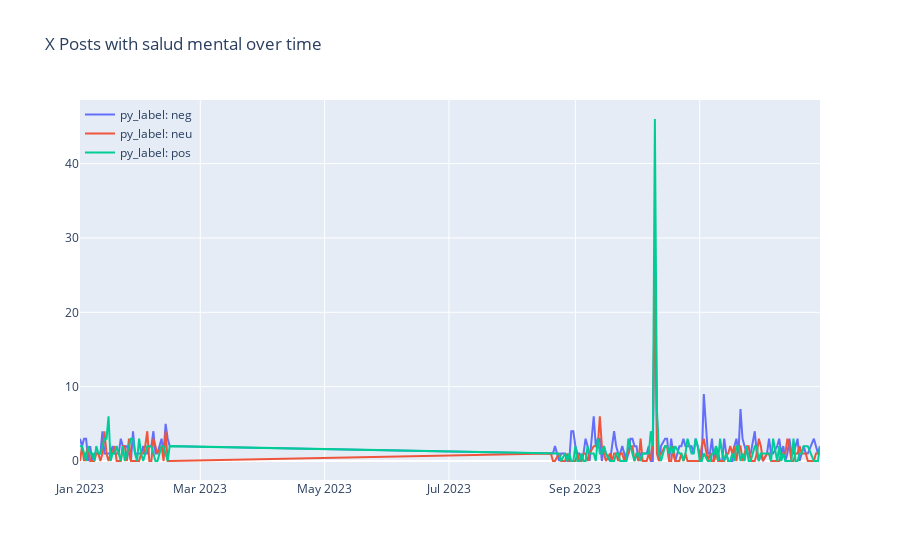

Here is the notebook cell this chart was saved with:
### Markdown cell above
## Seasonality of posts containing 'salud mental'

### Code cell
tmp_df = df_spanish[df_spanish['Tweet_cleaned'].str.contains('salud mental', na=False)]
salud_mental_df = tmp_df.groupby(['Tweet_Date_Only', 'py_label'])['Tweet_ID'].count().unstack(fill_value=0)

fig = go.Figure()

for label in salud_mental_df.columns:
    fig.add_trace(go.Scatter(x=salud_mental_df.index, y=salud_mental_df[label], mode='lines', name=f'py_label: {label}'))

fig.update_layout(
    title='X Posts with salud mental over time',
    legend=dict(
        x=0,
        y=1,
        traceorder='normal',
        bgcolor='rgba(0,0,0,0)',
        bordercolor='rgba(0,0,0,0)'
    )
)

fig.show()

### Figure 1 — Plotly figure (JSON) as saved in the notebook; plotly's stock layout.template omitted (floating-point values rounded to 4 significant figures; data arrays with more than 128 entries replaced by an {"elided": "..."} marker saying what was removed)
{"data": [{"mode": "lines", "name": "py_label: neg", "type": "scatter", "x": {"elided": "164 str values"}, "y": {"elided": "164 int values"}}, {"mode": "lines", "name": "py_label: neu", "type": "scatter", "x": {"elided": "164 str values"}, "y": {"elided": "164 int values"}}, {"mode": "lines", "name": "py_label: pos", "type": "scatter", "x": {"elided": "164 str values"}, "y": {"elided": "164 int values"}}], "layout": {"legend": {"bgcolor": "rgba(0,0,0,0)", "bordercolor": "rgba(0,0,0,0)", "traceorder": "normal", "x": 0, "y": 1}, "title": {"text": "X Posts with salud mental over time"}}}
